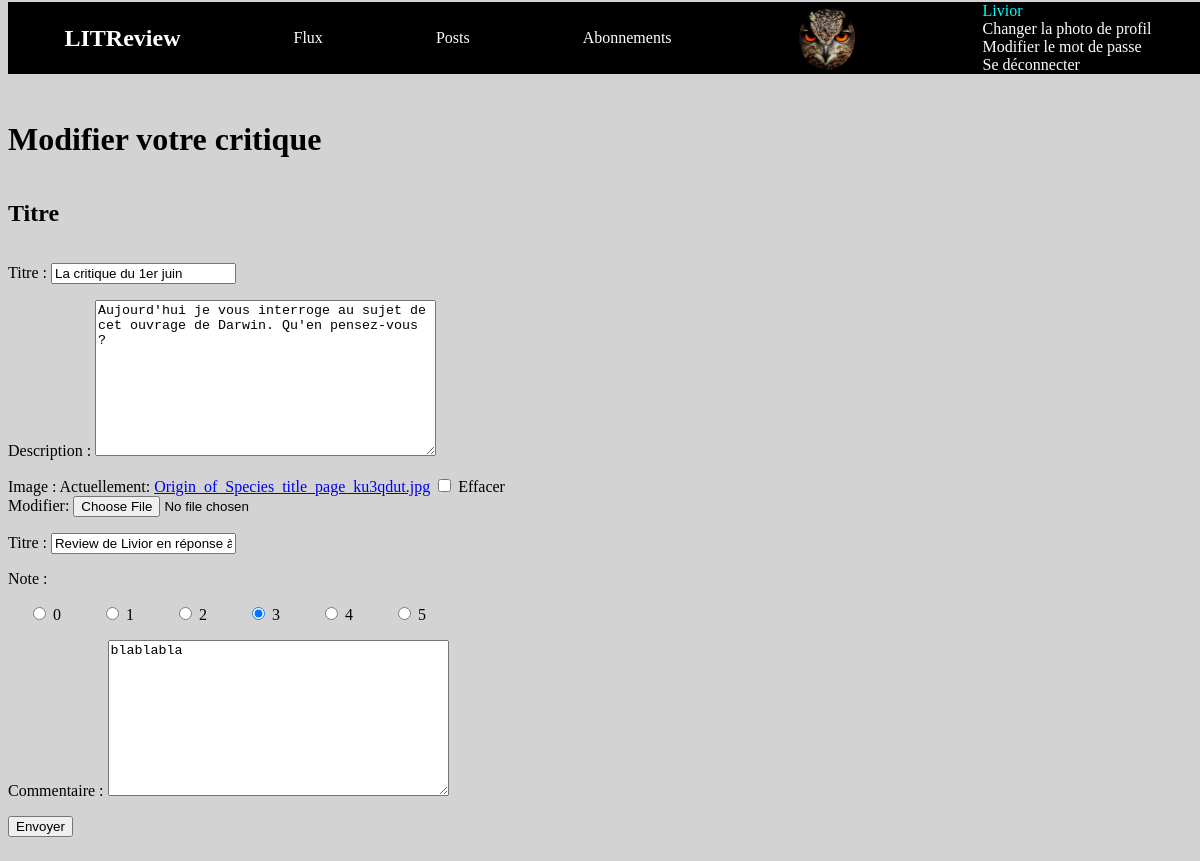
/review/14/change/ (signed in), run on an earlier commit of the app's database.
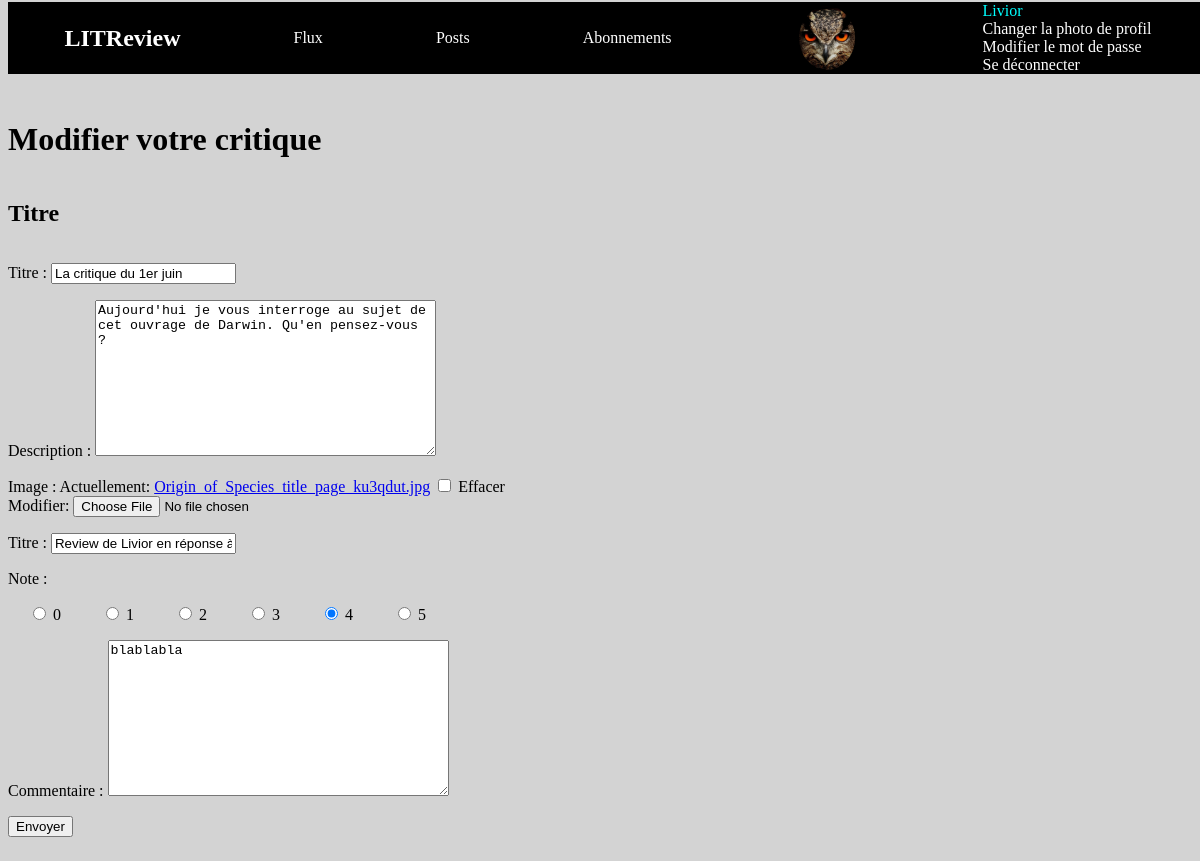
And on a later commit of the database.
### critics/models.py (models this page shows)
class Review(models.Model):
    ticket = models.ForeignKey(to=Ticket, on_delete=models.CASCADE, default=None)
    headline = models.CharField(max_length=128)
    rating = models.PositiveSmallIntegerField(
        validators=[MinValueValidator(0), MaxValueValidator(5)])
    body = models.TextField(max_length=8192, blank=True)
    user = models.ForeignKey(
        to=settings.AUTH_USER_MODEL, on_delete=models.CASCADE)
    time_created = models.DateTimeField(auto_now_add=True)

### critics/views.py (the view)
# urls.py: path('review/<int:id>/change/', critics.views.review_update, name='review-update'),
@login_required()
def review_update(request, id):
    review = get_object_or_404(Review, id=id)
    ticket = get_object_or_404(Ticket, id=review.ticket.id)
    if request.method == 'POST':
        review_form = ReviewForm(request.POST, request.FILES, instance=review)
        ticket_form = TicketForm(request.POST, request.FILES, instance=ticket)
        if all([ticket_form.is_valid(),review_form.is_valid()]):
            ticket_form.save()
            review = review_form.save(commit=False)
            review.time_created = datetime.datetime.now()
            review.save()
            return render(request,
                          'critics/review_read.html', {"review":review})
    else:
        review_form = ReviewForm(instance=review)
        ticket_form = TicketForm(instance=ticket)
    return render(request, 'critics/review_update.html', {'review_form': review_form,
                                                          'ticket_form': ticket_form})

### critics/forms.py
class ReviewForm(forms.ModelForm):
    class Meta:
        model = Review
        exclude = ['user', 'ticket']
        labels = {'headline': 'Titre', 'body': 'Commentaire', 'rating': 'Note'}
        rating_choices = [('0', 0), ('1', 1), ('2', 2), ('3', 3), ('4', 4), ('5', 5)]
        widgets = {'rating': forms.RadioSelect(choices=rating_choices)}

class TicketForm(forms.ModelForm):
    class Meta:
        model = Ticket
        exclude = ['user']
        labels = {'title': 'Titre'}

### critics/templates/critics/review_update.html (shortened to what this page needs)
{% extends '../base.html' %}
{% block content %}
<h1>Modifier votre critique </h1>
<h2>Titre</h2>
<form action="" method="post" enctype="multipart/form-data">
    {{ ticket_form.as_p }}
    {{ review_form.as_p }}
    <input type="submit" value="Envoyer">
</form>
{% endblock %}

What changed in the data, as far as the page shows it:
changed Review "Review de Livior en réponse à Bob": rating "☐ 0 ☐ 1 ☐ 2 ☑ 3 ☐ 4 ☐ 5" → "☐ 0 ☐ 1 ☐ 2 ☐ 3 ☑ 4 ☐ 5"
